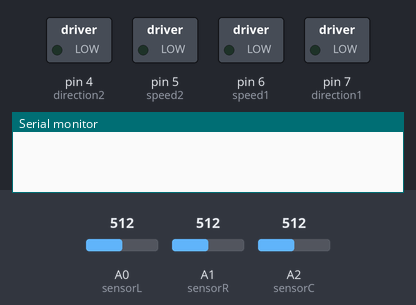
Recording of a sketch running on a simulated Arduino Uno, built with avr-gcc and run on an emulated ATmega328P. On the bench: switched loads named in the sketch (green lamp = pin HIGH), the last lines printed to the serial monitor. The test bench sets the inputs (shaded band); at power-on: A0 (sensorL) = 512, A1 (sensorR) = 512, A2 (sensorC) = 512.

Above: at 0.1 s.
At 3.2 s:
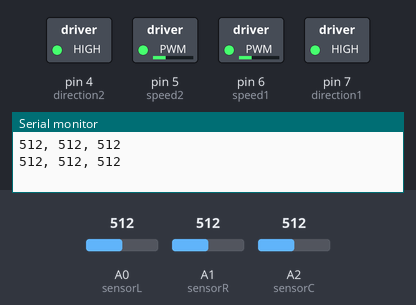
3.3 s: A0 (sensorL) set to 790
5.2 s: A0 (sensorL) set to 808
At 5.9 s:
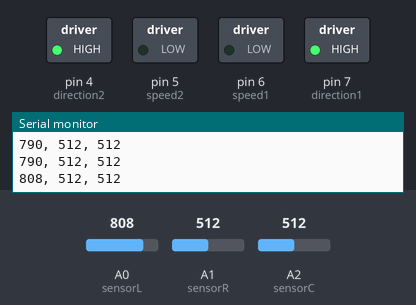
Timing chart, 0 to 8.2 s (numbered marks = the images above; inputs shaded):
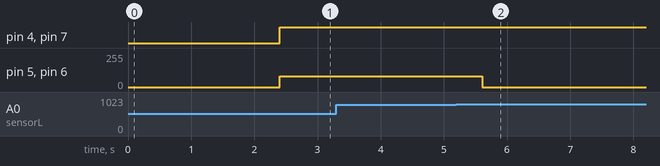

Measured:
- the behaviour switches between 800 and 801 on A0 (sensorL) (found by bisection; images 1 and 2)
- after the input at 5.2 s, pin 5 (speed2), pin 6 (speed1): 79/255 → 0/255 after 0.41 s

The sketch:

lineTracker.ino
```cpp
//line tracker
#define LTHRESH 800
#define CTHRESH 800
#define RTHRESH 800

int speed1 = 6;
int direction1 = 7;
int speed2 = 5;
int direction2 = 4;

int sensorL = 0;
int sensorR = 1;
int sensorC = 2;

int valueL = 0;
int valueC = 0;
int valueR = 0;


void setup() {
  Serial.begin(9600);
  pinMode(direction1, OUTPUT);
  pinMode(direction2, OUTPUT);
  pinMode(speed1, OUTPUT);
  pinMode(speed2, OUTPUT);
}

void loop() {
  delay(2000);

  while(valueL <= LTHRESH){
    valueL = analogRead(sensorL);
    valueC = analogRead(sensorC);
    valueR = analogRead(sensorR);

    delay(400);                 //Serial printing the sensor data for a better understanding
    Serial.print(valueL);
    Serial.print(", ");
    Serial.print(valueC);
    Serial.print(", ");
    Serial.println(valueR);


    digitalWrite(direction1, HIGH);   //initial motor settings commanding the robot to move forward
    digitalWrite(direction2, HIGH);
    analogWrite(speed1, 79);
    analogWrite(speed2, 79);
  }

  analogWrite(speed1, 0);         //the while loop has broken by this point, so motor condition to stop
  analogWrite(speed2, 0);
}
```
